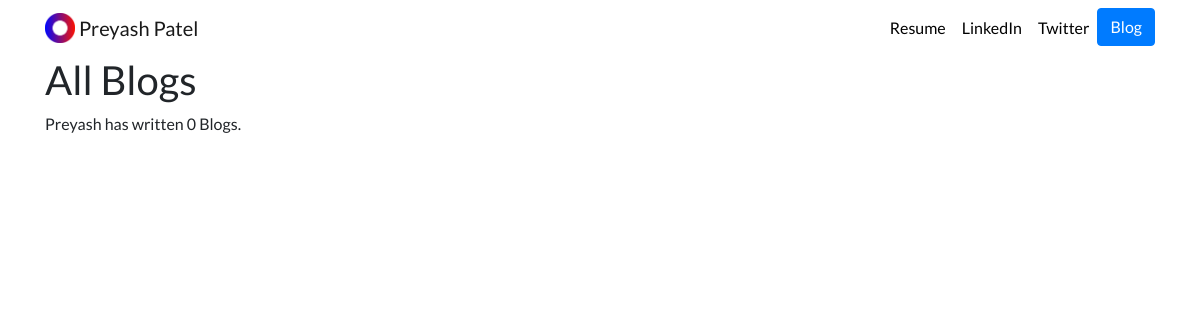
/blog/, run on an earlier commit of the app's database.
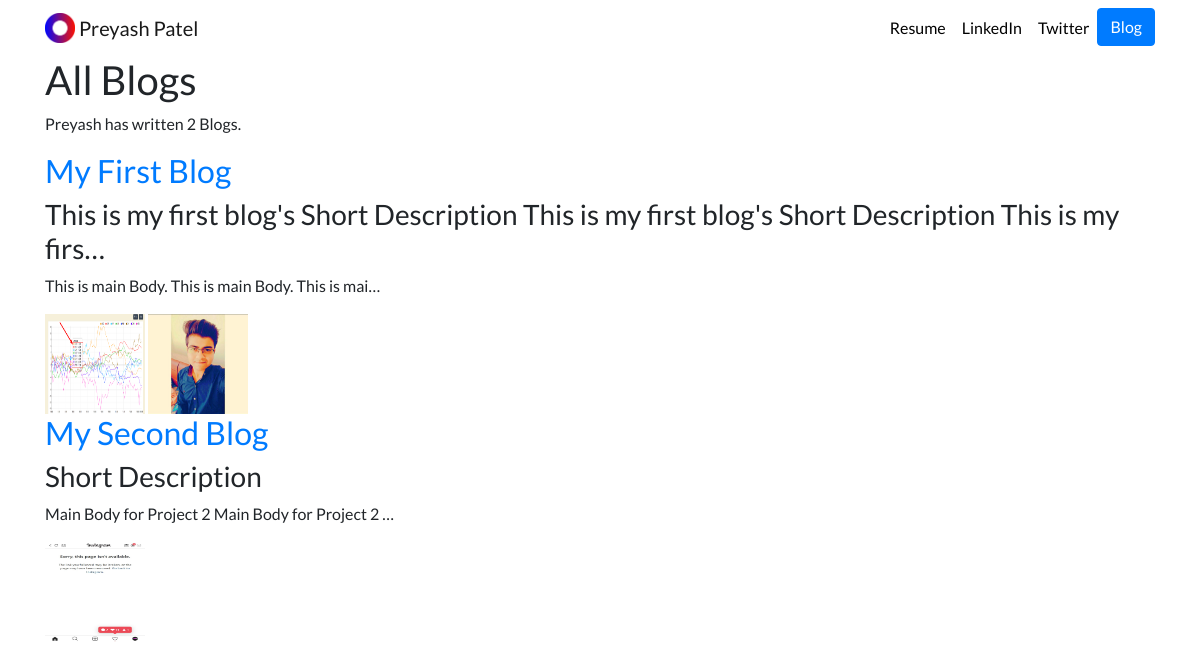
And on a later commit of the database.
### blog/models.py (models this page shows, shortened)
class Blog(models.Model):
    title = models.CharField(max_length=100)
    shortDescription = models.CharField(max_length=1000)
    mainBody = models.TextField(max_length=20000)
    image1 = models.ImageField(upload_to = "blog/images/")
    image2 = models.ImageField(upload_to = "blog/images/", blank=True)

### blog/views.py (the view)
# urls.py: path('', views.all_blog, name = "all_blog"),
def all_blog(request):
    blogs = Blog.objects.all()
    return render(request, "blog/all_blogs.html", {"blogs":blogs})

### blog/templates/blog/all_blogs.html
{% extends 'portfolio/base.html' %}
{% block content %}
<h1>All Blogs</h1>
<p>Preyash has written {{ blogs.count }} Blog{{ blogs.count|pluralize }}.</p>
{% for blog in blogs %}
<a href="{% url 'blog:detail' blog.id %}"><h2>{{blog.title}}</h2></a>
<h3>{{blog.shortDescription|striptags|truncatechars:100}}</h3>
<p>{{blog.mainBody|safe|truncatechars:50}}</p>
<img src="{{blog.image1.url}}" height="100" width="100" />
{% if blog.image2 %}
<img src="{{blog.image2.url}}" height="100" width="100" />
{% endif %}
{% endfor %}
{% endblock %}

### portfolio/templates/portfolio/base.html (shortened to what this page needs)
{% load static %}
<!doctype html>
<html lang="en">
<head>
  <link rel="stylesheet" href="https://stackpath.bootstrapcdn.com/bootstrap/4.4.1/css/bootstrap.min.css">
  <link rel="stylesheet" href="{% static "portfolio/custom.css" %}">
</head>
<body>
  <nav id="topNav" class="navbar navbar-expand-md navbar-light">
    <div class="container">
      <a class="navbar-brand" href="{% url 'home' %}">
        <img src="{% static "portfolio/Logo.png" %}" width="30" height="30" class="d-inline-block align-top" alt="Nick's Logo">
        <span>Preyash Patel</span>
      </a>
      <div class="collapse navbar-collapse text-center" id="navbarNav">
        <ul class="navbar-nav ml-auto">
          <li class="nav-item">
            <a class="nav-link" href="{% static "portfolio/resume.pdf" %}">Resume</a>
          </li>
          <li class="nav-item">
            <a class="nav-link" href="https://www.linkedin.com/in/preyash2047/" target="_blank">LinkedIn</a>
          </li>
          <li class="nav-item">
            <a class="nav-link" href="https://twitter.com/preyash7402" target="_blank">Twitter</a>
          </li>
          <li>
            <a role="button" href="{% url 'blog:all_blog' %}" class="btn btn-primary">Blog</a>
          </li>
        </ul>
      </div>
    </div>
  </nav>
  <div class="container">
    {% block content %}{% endblock %}
  </div>
</body>
</html>

### portfolio/static/portfolio/custom.css (style rules this page uses)
.navbar-nav .nav-link { color: rgba(0,0,0,1) !important; }
body { font-family: 'Lato', sans-serif; }

What changed in the data, as far as the page shows it:
added Blog: title "My First Blog", shortDescription "This is my first blog's Short Description This is my first blog's Short Description This is my firs…", mainBody "This is main Body. This is main Body. This is mai…", image1 (picture), image2 (picture)
added Blog: title "My Second Blog", shortDescription "Short Description", mainBody "Main Body for Project 2 Main Body for Project 2 …", image1 (picture)
Also different on the page:
{{ blogs.count }}: "0" → "2"
